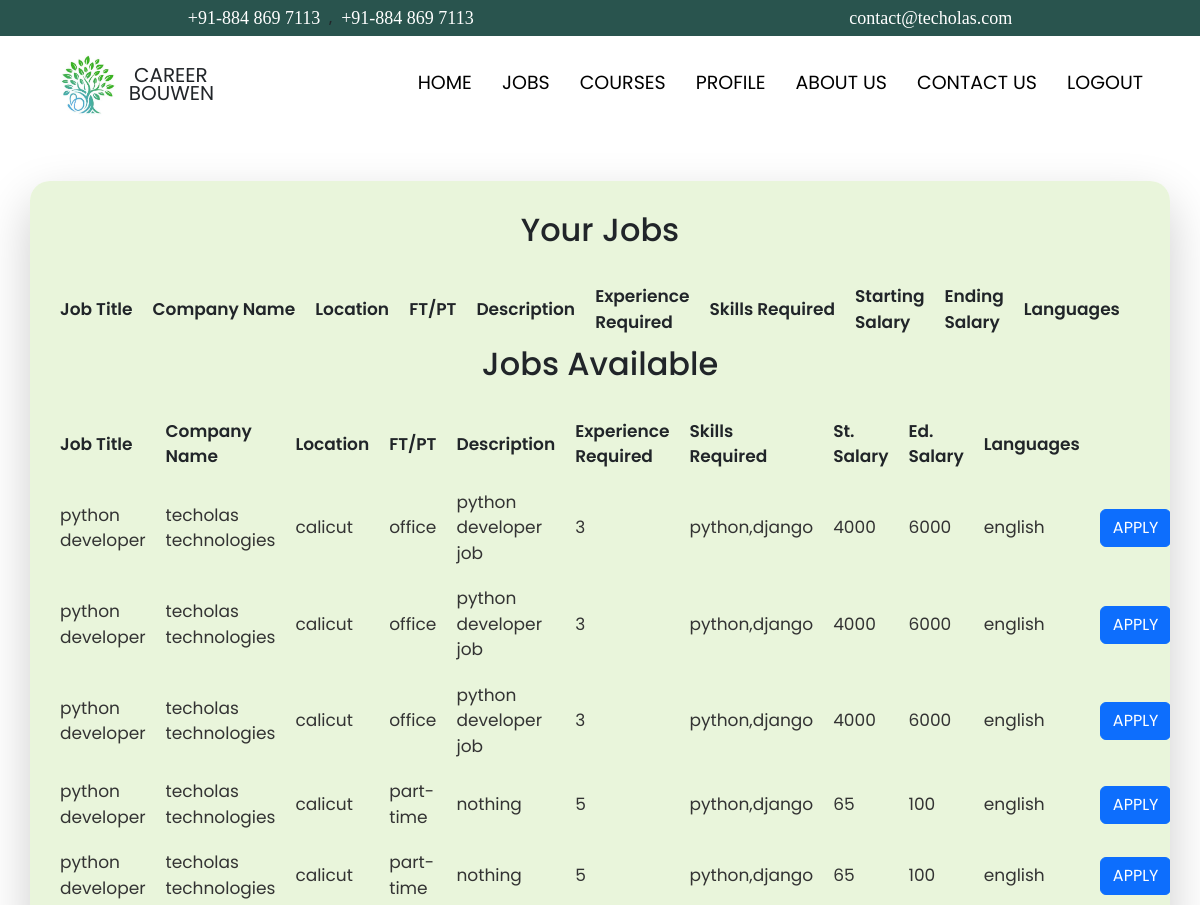
/jobsavailable (signed in, upper part), run on an earlier commit of the app's database.
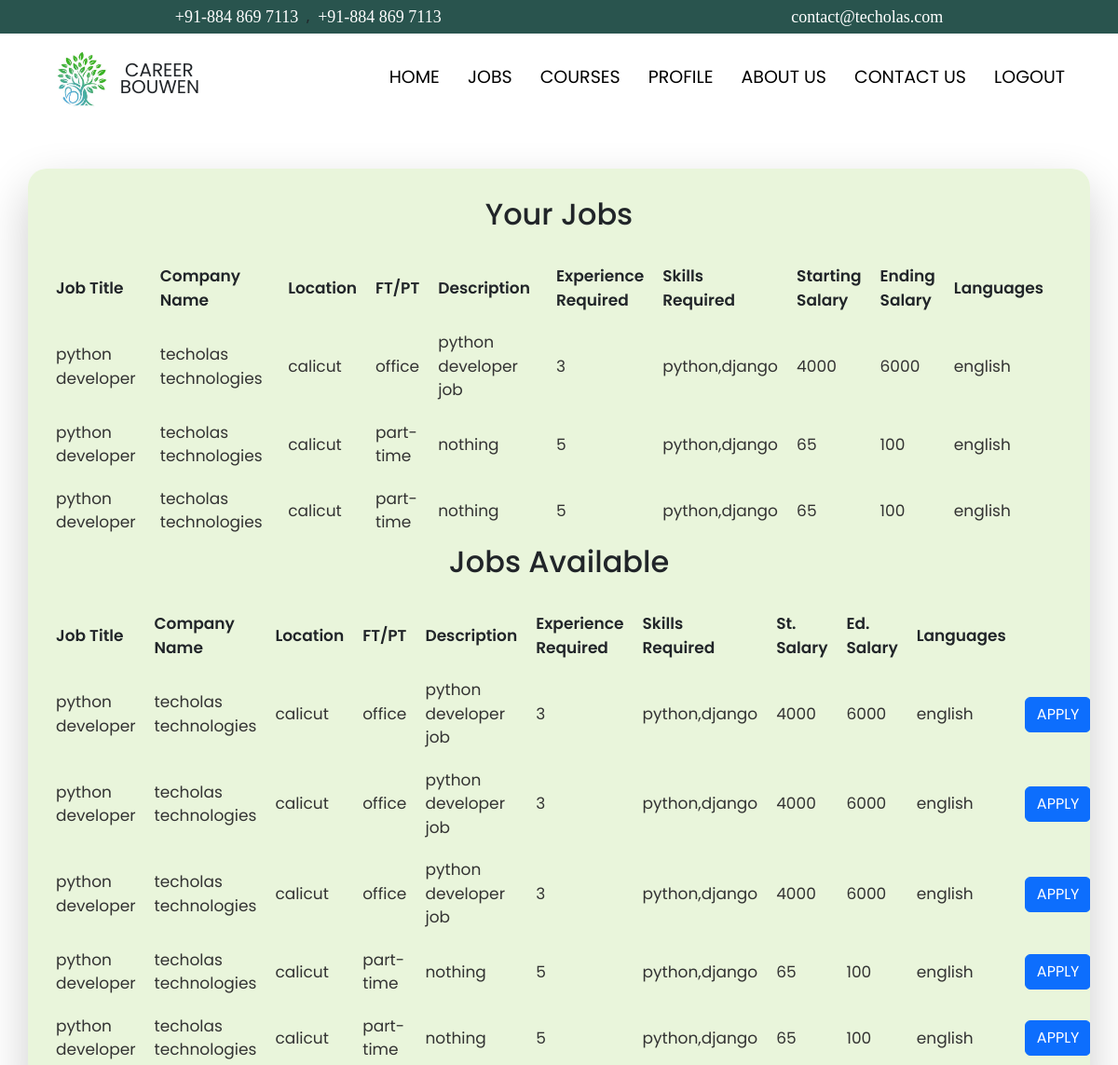
And on a later commit of the database.
### cb_app/models.py (models this page shows)
class Jobs(models.Model):
    job_title=models.CharField(max_length=255)
    company_name=models.CharField(max_length=255)
    location=models.CharField(max_length=255)
    mode=models.CharField(max_length=255)
    description=models.CharField(max_length=255)
    experience_required=models.IntegerField()
    skills_required=models.CharField(max_length=255)
    starting_salary=models.IntegerField()
    ending_salary=models.IntegerField()
    languages=models.CharField(max_length=255)

class Applications(models.Model):
    candidate=models.ForeignKey(User,on_delete=models.CASCADE)
    job=models.ForeignKey(Jobs,on_delete=models.CASCADE)
    applied_date=models.DateTimeField(auto_now=True)

### cb_app/views.py (the view)
# urls.py: path('jobsavailable',views.jobs_available,name='jobsavailable'),
@login_required(login_url='login')
def jobs_available(request):
    jobs=Jobs.objects.all()
    current_user=request.user
    applied_jobs=Applications.objects.filter(candidate=current_user)
    print(len(applied_jobs))
    return render(request,'jobs.html',{'jobs':jobs,'applied_jobs':applied_jobs})

### templates/jobs.html (shortened to what this page needs)
{% extends "includes/base.html" %}
{% load static %}
{% block head %}
    <link rel="stylesheet" href="{% static 'css/jobsAvail.css' %}">
    <link rel="stylesheet" href="https://cdn.jsdelivr.net/npm/bootstrap-icons@1.11.1/font/bootstrap-icons.css">
{% endblock head %}
{% block content %}
    <section class="jobsAvail">
        <div class="container-fluid">
            <div class="row">
                <div class="col-12 tableWrapper mx-auto">
                    <h2>Your Jobs</h2>
                    <table style="width:100%">
                        <tr>
                            <th>Job Title</th>
                            <th>Company Name</th>
                            <th>Location</th>
                            <th style="width: 6%;">FT/PT</th>
                            <th>Description</th>
                            <th style="width: 10%;">Experience Required</th>
                            <th>Skills Required</th>
                            <th style="width: 6%;">Starting <br> Salary</th>
                            <th style="width: 6%;">Ending <br> Salary</th>
                            <th>Languages</th>
                            <th></th>
                        </tr>
                        {% for job in applied_jobs %}
                            <tr>
                                <td>{{job.job.job_title}}</td>
                                <td>{{job.job.company_name}}</td>
                                <td>{{job.job.location}}</td>
                                <td>{{job.job.mode}}</td>
                                <td>{{job.job.description}}</td>
                                <td>{{job.job.experience_required}}</td>
                                <td>{{job.job.skills_required}}</td>
                                <td>{{job.job.starting_salary}}</td>
                                <td>{{job.job.ending_salary}}</td>
                                <td>{{job.job.languages}}</td>
                            </tr>
                        {% endfor %}
                    </table>
                    <h2>Jobs Available</h2>
                    <table style="width:100%">
                        <tr>
                            <th>Job Title</th>
                            <th>Company Name</th>
                            <th>Location</th>
                            <th style="width: 6%;">FT/PT</th>
                            <th>Description</th>
                            <th style="width: 10%;">Experience Required</th>
                            <th>Skills Required</th>
                            <th style="width: 6%;">St. Salary</th>
                            <th style="width: 6%;">Ed. Salary</th>
                            <th>Languages</th>
                            <th></th>
                        </tr>
                        {% for job in jobs %}
                            <tr>
                                <td>{{job.job_title}}</td>
                                <td>{{job.company_name}}</td>
                                <td>{{job.location}}</td>
                                <td>{{job.mode}}</td>
                                <td>{{job.description}}</td>
                                <td>{{job.experience_required}}</td>
                                <td>{{job.skills_required}}</td>
                                <td>{{job.starting_salary}}</td>
                                <td>{{job.ending_salary}}</td>
                                <td>{{job.languages}}</td>
                                <td><a class='btn btn-primary' href="{% url 'applyjob' job.id %}">APPLY</a></td>
                            </tr>
                        {% endfor %}
                    </table>
                </div>
            </div>
        </div>
    </section>
{% endblock content %}

What changed in the data, as far as the page shows it:
added Applications: job.job_title "python developer", job.company_name "techolas technologies", job.location "calicut", job.mode "office", job.description "python developer job", job.experience_required "3", job.skills_required "python,django", job.starting_salary "4000", job.ending_salary "6000", job.languages "english"
added Applications: job.job_title "python developer", job.company_name "techolas technologies", job.location "calicut", job.mode "part-time", job.description "nothing", job.experience_required "5", job.skills_required "python,django", job.starting_salary "65", job.ending_salary "100", job.languages "english"
added Applications: job.job_title "python developer", job.company_name "techolas technologies", job.location "calicut", job.mode "part-time", job.description "nothing", job.experience_required "5", job.skills_required "python,django", job.starting_salary "65", job.ending_salary "100", job.languages "english"
